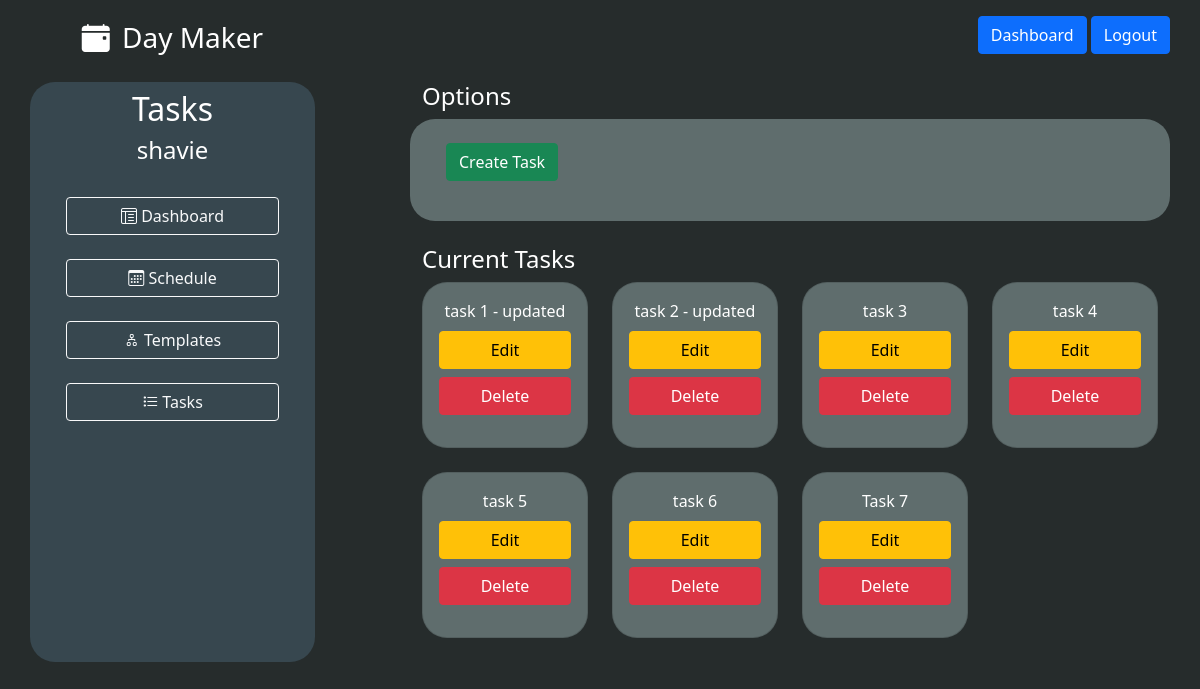
/tasks (signed in), run on an earlier commit of the app's database.
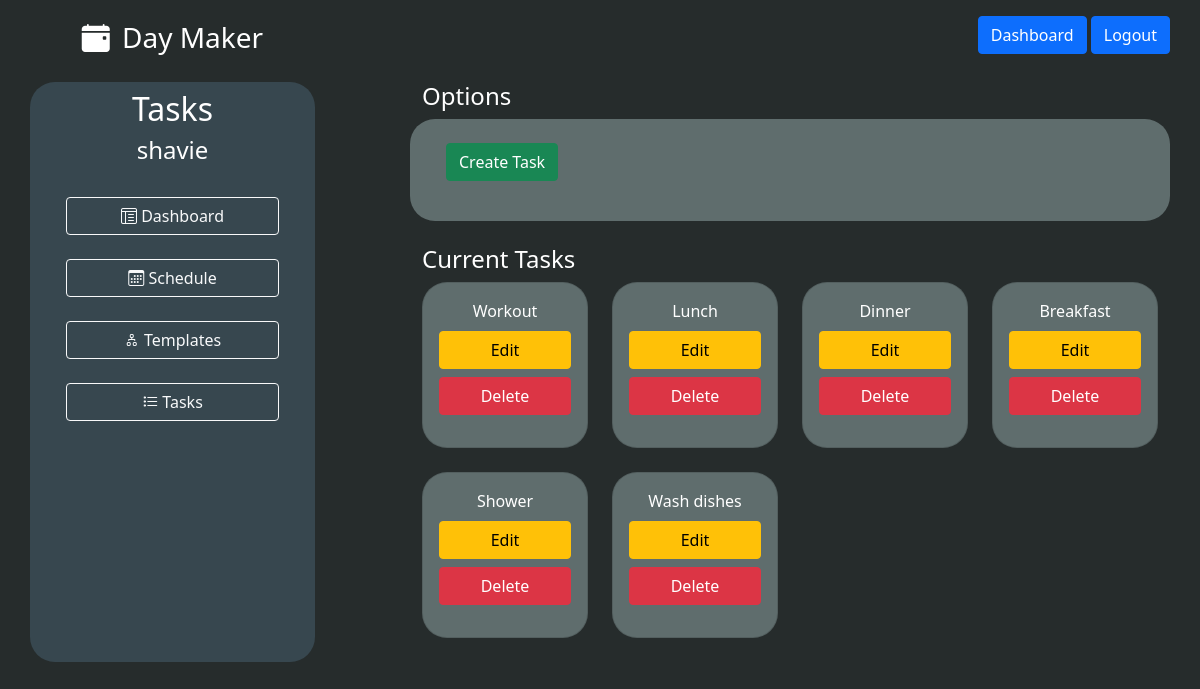
And on a later commit of the database.
### models.py (models this page shows)
class Task(db.Model):
    id = db.Column(db.Integer, primary_key = True)
    title = db.Column(db.String(50), index = True)
    user_id = db.Column(db.Integer, db.ForeignKey('user.id'))
    todos = db.relationship('Todo', lazy='dynamic', cascade='all, delete, delete-orphan')

### routes.py (the view)
@app.route('/tasks', methods=['GET', 'POST'])
@login_required
def tasks():
    form = TaskForm()
    EditForm = EditTaskForm()
    if form.validate_on_submit():
      task = Task(title=form.title.data, user_id=current_user.id)
      db.session.add(task)
      db.session.commit()
      flash('Task successfully added')
      return redirect(url_for('tasks'))
    return render_template('view_tasks.html', form=form, EditForm=EditForm)

### routes.py (called while the page is built)
@login_manager.user_loader
def load_user(id):
    return User.query.get(int(id))

### templates/view_tasks.html (shortened to what this page needs)
{% extends 'base.html' %}
{% block content %}
    <div class="container h-100">
        <div class="row justify-content-center mt-4">
            <div class="col-3 text-white  day-primary curved">
                <h2 class="mt-2 text-center">Tasks</h2>
                <h4 class="mt-2 text-center">{{current_user.username}}</h2>
                <div class="row gap-1 justify-content-center">
                  <div class="col-10">
                    <h4 class="mt-4"><a href="{{ url_for('dashboard')}}" class="btn btn-outline-light w-100"><i class="bi bi-layout-text-window-reverse"></i> Dashboard</a></h4>
                    <h4 class="mt-4"><a href="{{ url_for('schedule')}}" class="btn btn-outline-light w-100"><i class="bi bi-calendar3"></i> Schedule</a></h4>
                    <h4 class="mt-4"><a href="{{ url_for('templates')}}" class="btn btn-outline-light w-100"><i class="bi bi-diagram-2"></i> Templates</a></h4>
                    <h4 class="mt-4"><a href="{{ url_for('tasks')}}" class="btn btn-outline-light w-100"><i class="bi bi-list-task"></i> Tasks</a></h4>
                  </div>
                </div>
            </div>
            <div class="col-1"></div>
            <div class="col-8 ">
                <h4 class="text-white">Options</h4>
                <div class="row day-secondary curved p-4">
                    <p>
                        <a class="btn btn-success" data-bs-toggle="collapse" href="#templateForm" role="button" aria-expanded="false" aria-controls="templateForm">Create Task</a>
                    </p>
                </div>
                <h4 class="text-white mt-4">Current Tasks</h4>
                <div class="row ">
                    {% for task in current_user.tasks %}
                    <div class="col-3 mb-4">
                        <div class="card day-secondary curved">
                            <div class="card-body">
                                <div class="text-center text-white card-title">{{ task.title }}</div>
                                <p class="d-grid">
                                    <a class="btn btn-warning" data-bs-toggle="collapse" href="#taskForm{{ task.id }}" role="button" aria-expanded="false" aria-controls="templateForm">Edit</a>
                                    <a class="btn btn-danger mt-2" href="{{ url_for('delete_task', task_title=task.title) }}" >Delete</a>
                                </p>
                            </div>
                        </div>
                    </div>
                    {% endfor %}
                </div>
            </div>
        </div>
    </div>
{% endblock %}

What changed in the data, as far as the page shows it:
removed Task: title "task 1 - updated"
changed Task: title "task 2 - updated" → "Workout"
changed Task: title "task 3" → "Lunch"
changed Task: title "task 4" → "Dinner"
changed Task: title "task 5" → "Breakfast"
changed Task: title "task 6" → "Shower"
changed Task: title "Task 7" → "Wash dishes"
